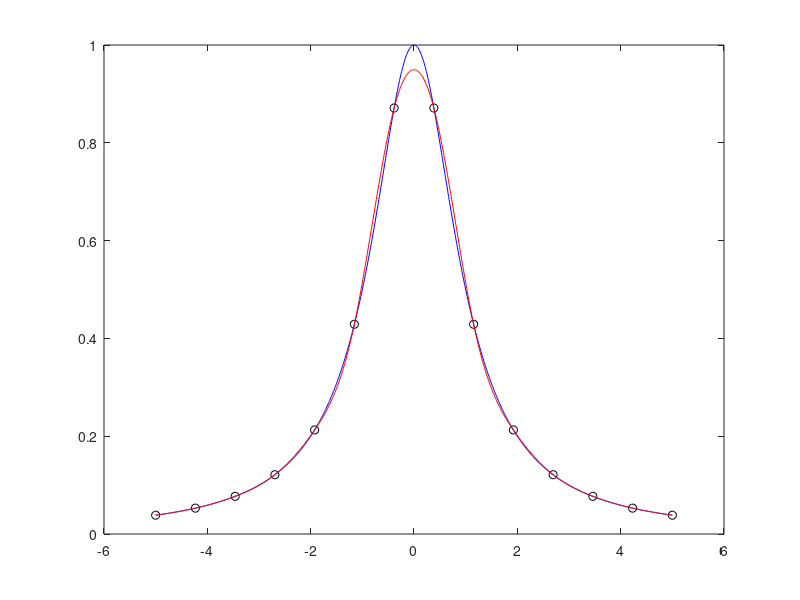

This figure's MATLAB source:
clear
close all
clc

f=@(x)1./(1+x.^2);
n=13;
x=linspace(-5,5,n+1);
z=linspace(-5,5,1001);
p=spline(x,f(x),z);

plot(x,f(x),'ko',z,f(z),'b',z,p,'r');
